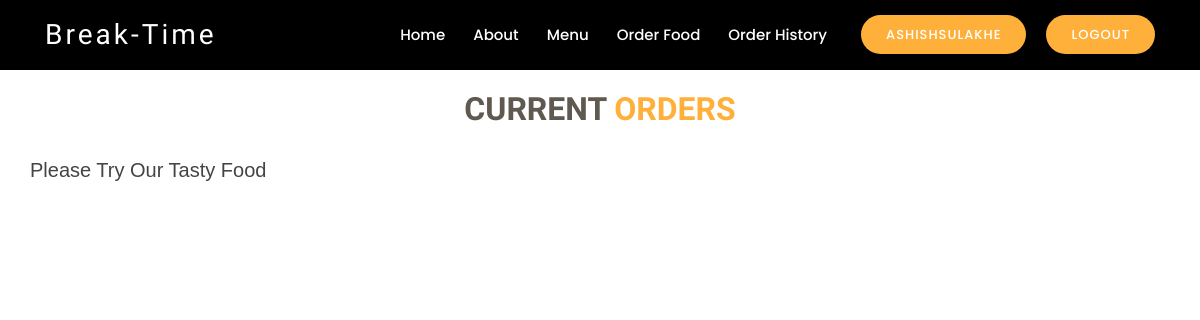
Before: /onGoingOrder.php (signed in) with the older database file.
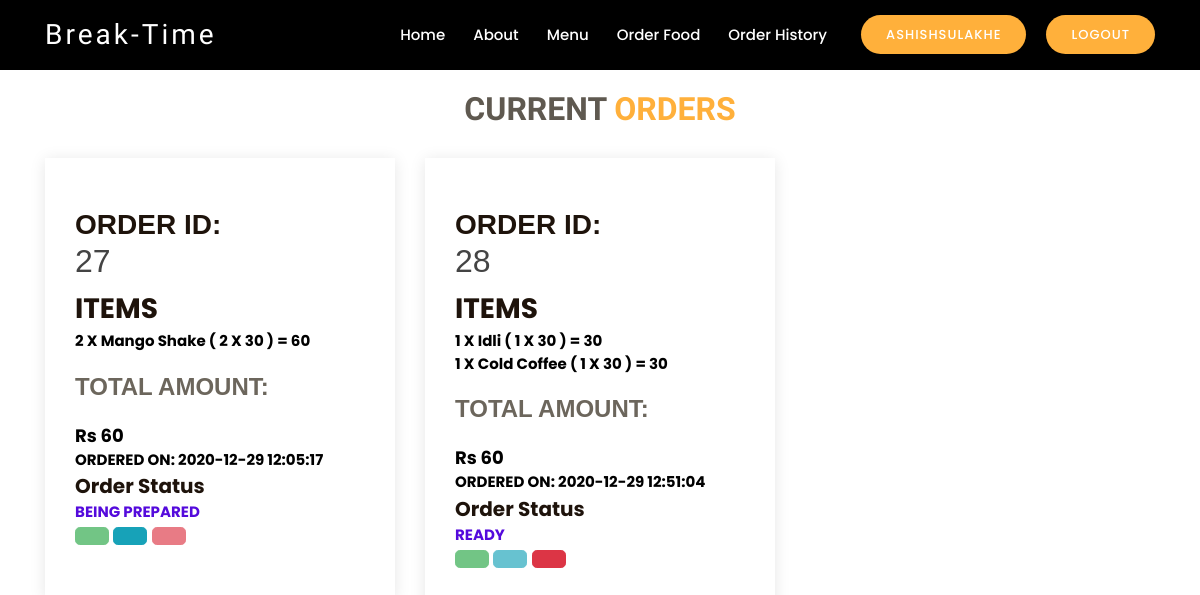
After: the same page with the newer database file.
### tables this page shows
CREATE TABLE `order_history` (
  `order_id` int(11) NOT NULL,
  `username` varchar(20) NOT NULL,
  `order_detail` varchar(1000) NOT NULL,
  `date` datetime NOT NULL DEFAULT current_timestamp(),
  `total_price` int(11) NOT NULL,
  `status` varchar(30) NOT NULL DEFAULT 'PENDING'
);

### onGoingOrder.php (the view, shortened to what this page needs)
<?php
$xyz="Login/Register";
if(isset($_SESSION['uname']))
{   $xyz=($_SESSION['uname']);
}
else{
	echo "<script> location.href='login.php'</script>";
}
$db = new DbConnect();
$con = $db->connect();
?>
<!DOCTYPE html>
<html lang="en">
<head>
  <link href="assets/vendor/bootstrap/css/bootstrap.min.css" rel="stylesheet">
  <link href="assets/vendor/icofont/icofont.min.css" rel="stylesheet">
  <link href="assets/vendor/boxicons/css/boxicons.min.css" rel="stylesheet">
  <link href="assets/vendor/animate.css/animate.min.css" rel="stylesheet">
  <link href="assets/vendor/venobox/venobox.css" rel="stylesheet">
  <link href="assets/vendor/owl.carousel/assets/owl.carousel.min.css" rel="stylesheet">
  <link href="assets/css/style.css" rel="stylesheet">
</head>
<body>
  <header style="background: black;" id="header" class="fixed-top d-flex align-items-center header-transparent">
    <div class="container d-flex align-items-center">
      <div class="logo mr-auto">
        <h1 class="text-light"><a href="index.php"><span>Break-Time</span></a></h1>
      </div>
      <nav class="nav-menu d-none d-lg-block">
        <ul>
          <li ><a href="index.php">Home</a></li>
          <li><a href="#about">About</a></li>
          <li><a href="menu.php">Menu</a></li>
          <?php
            if($xyz=="admin"){
              echo "
            <li class=\"active\"><a href=\"onGoingOrder.php\">On Going Orders</a></li>
            <li ><a href=\"order_history.php\">Order History</a></li>
            <li ><a href=\"addFoodItem.php\">Add Food Item</a></li>
          ";
            }
            else{
              echo " <li><a href=\"order.php\">Order Food</a></li>
              <li ><a href=\"order_history.php\">Order History</a></li>
             ";
            }
          ?>
          <li class="book-a-table text-center"><a href="login.php"><?php echo $xyz?></a></li>
          <?php
          if(isset($_SESSION['uname']))
          {
             echo "<li class=\"book-a-table text-center\"><a href=\"index.php?logout=true\">Logout</a></li>";
          }
          ?>
        </ul>
      </nav>
    </div>
  </header>
  <section style="margin-top:15px;" id="why-us\" class="why-us">
      <div class="container">
        <div class="section-title">
          <h2 style="font-family: Yellowtail script=latin rev=2;">CURRENT <span>ORDERS</span></h2>
           </div>
        <div class="row">
                <?php
                $uname=$_SESSION['uname'];
                if($xyz=="admin"){
                  $sql="SELECT * FROM `order_history`WHERE `status`='PENDING' or `status`='BEING PREPARED' or `status`='READY' ;";
                }
                else{
                $sql="SELECT * FROM `order_history` WHERE `username`='$uname';";
                }
                $result= mysqli_query($con,$sql);
                $count = mysqli_num_rows($result);
                if($count==0){
                  echo "<div style=\"text-align: center;\">
                  <h5 style=\"font-family: Verdana, Geneva, Tahoma, sans-serif;\">Please Try Our Tasty Food</h5>
                  <br>
                  </div>
                </div> ";
                }
              while($row=mysqli_fetch_assoc($result)){
                  template($row['order_id'],$row['total_price'],$row['order_detail'],$row['date'],$row['status']);
              }
              function template($order_id,$total_amt,$ing,$date,$status){
                $x="";
                $y="disabled";
                $z="disabled";
                if($status=="BEING PREPARED")
                {  $x="disabled";
                  $y="";
                  $z="disabled";
                }
                else
                if($status=="READY"){
                  $x="disabled";
                  $y="disabled";
                  $z="";
                }
                else
                if($status=="COMPLETED")
                  $z="disabled";
                echo "
                <div class=\"col-lg-4 mt-4 mt-lg-0\">
                    <div class=\"box\">
                      <h2 style=\"font-family: Verdana, Geneva, Tahoma, sans-serif;\"><span>ORDER ID:</span> $order_id</h2>
                      <span>ITEMS</span>
                      <strong><p style=\"color:#000;\"> $ing</p></strong>
                      <h4 style=\"font-family: Verdana, Geneva, Tahoma, sans-serif;\">TOTAL AMOUNT:  </h4>
                      <span style=\"font-size: large; color:#000;\">Rs $total_amt</span>
                      <strong><p style=\"color:#000;\">ORDERED ON: $date</p></strong>
                      <span style=\"font-size:20px;\">Order Status </span>
                      <span id=\"$order_id status\"style=\"color:#540ADC; font-size:15px;\">$status</span>
                      <button type=\"button\"
                      $x
                      onclick=\"btnAcceptClicked($order_id,'BEING PREPARED','$order_id btnAccept')\" id=\"$order_id btnAccept\" class=\"btn btn-success btn-circle btn-lg\"><i class=\"glyphicon glyphicon-link\"></i></button>
                      <button type=\"button\"
                      $y
                      id=\"$order_id btnReady\" onclick=\"btnAcceptClicked($order_id,'READY','$order_id btnReady')\"
                      class=\"btn btn-info btn-circle btn-lg\"><i class=\"glyphicon glyphicon-ok\"></i></button>
                      <button type=\"button\"
                      $z
                      onclick=\"btnAcceptClicked($order_id,'COMPLETED','$order_id btnComplete')\"
                      id=\"$order_id btnComplete\" class=\"btn btn-danger btn-circle btn-lg\"><i class=\"glyphicon glyphicon-remove\"></i></button>
                    </div>
                </div>
              ";
      }
      ?>
      </div>
</div>
</section>
<br> <br> <br> <br> <br> <br> <br> <br> <br> <br> <br> <br> <br> <br> <br> <br> <br>
<br>
</body>
</html>

### assets/css/style.css (style rules this page uses)
body { font-family: "Poppins", sans-serif; color: #444444; }
a { color: #ffb03b; }
h1, h2, h3, h4, h5, h6 { font-family: "Satisfy", sans-serif; }
#header { height: 70px; z-index: 997; transition: all 0.5s; padding: 10px 0; background: rgba(26, 24, 22, 0.85); }
#header.header-transparent { background: transparent; }
#header .logo h1 { font-size: 28px; margin: 0; line-height: 1; font-weight: 400; letter-spacing: 3px; }
#header .logo h1 a, #header .logo h1 a:hover { color: #fff; text-decoration: none; }
.nav-menu, .nav-menu * { margin: 0; padding: 0; list-style: none; }
.nav-menu > ul > li { position: relative; white-space: nowrap; float: left; }
.nav-menu a { display: block; position: relative; color: white; padding: 9px 14px; transition: 0.3s; font-size: 15px; font-weight: 500; font-family: "Poppins", sans-serif; }
.nav-menu .book-a-table a { background: #ffb03b; color: #fff; border-radius: 50px; margin: 0 0 0 20px; padding: 10px 25px; text-transform: uppercase; font-size: 13px; font-weight: 500; letter-spacing: 1px; transition: 0.3s; }
.mobile-nav { position: fixed; top: 55px; right: 15px; bottom: 15px; left: 15px; z-index: 9999; overflow-y: auto; background: #fff; transition: ease-in-out 0.2s; opacity: 0; visibility: hidden; border-radius: 10px; padding: 10px 0; }
.mobile-nav * { margin: 0; padding: 0; list-style: none; }
.mobile-nav a { display: block; position: relative; color: #433f39; padding: 10px 20px; font-weight: 500; outline: none; }
.mobile-nav .book-a-table a { background: #ffb03b; color: #fff; border-radius: 50px; margin: 0 0 0 20px; padding: 10px 25px; text-transform: uppercase; font-size: 13px; font-weight: 500; letter-spacing: 1px; transition: 0.3s; display: inline-block; }
section { padding: 60px 0; }
.section-title { text-align: center; padding-bottom: 30px; }
.section-title h2 { margin: 15px 0 0 0; font-size: 32px; font-weight: 700; color: #5f5950; }
.section-title h2 span { color: #ffb03b; }
.why-us .box { padding: 50px 30px; box-shadow: 0px 2px 15px rgba(0, 0, 0, 0.1); transition: all ease-in-out 0.3s; }
.why-us .box span { display: block; font-size: 28px; font-weight: 700; color: #1E130B; }
.why-us .box h4 { font-size: 24px; font-weight: 600; padding: 0; margin: 20px 0; color: #6c665c; }
.why-us .box p { color: #aaaaaa; font-size: 15px; margin: 0; padding: 0; }

Changed rows visible on the page:
added order_history: order_id "27", order_detail "2 X Mango Shake ( 2 X 30 ) = 60", total_price "60", date "2020-12-29 12:05:17", status "BEING PREPARED"
added order_history: order_id "28", order_detail "1 X Idli ( 1 X 30 ) = 30 1 X Cold Coffee ( 1 X 30 ) = 30", total_price "60", date "2020-12-29 12:51:04", status "READY"
Other visible differences:
text no longer shown: "Please Try Our Tasty Food"
